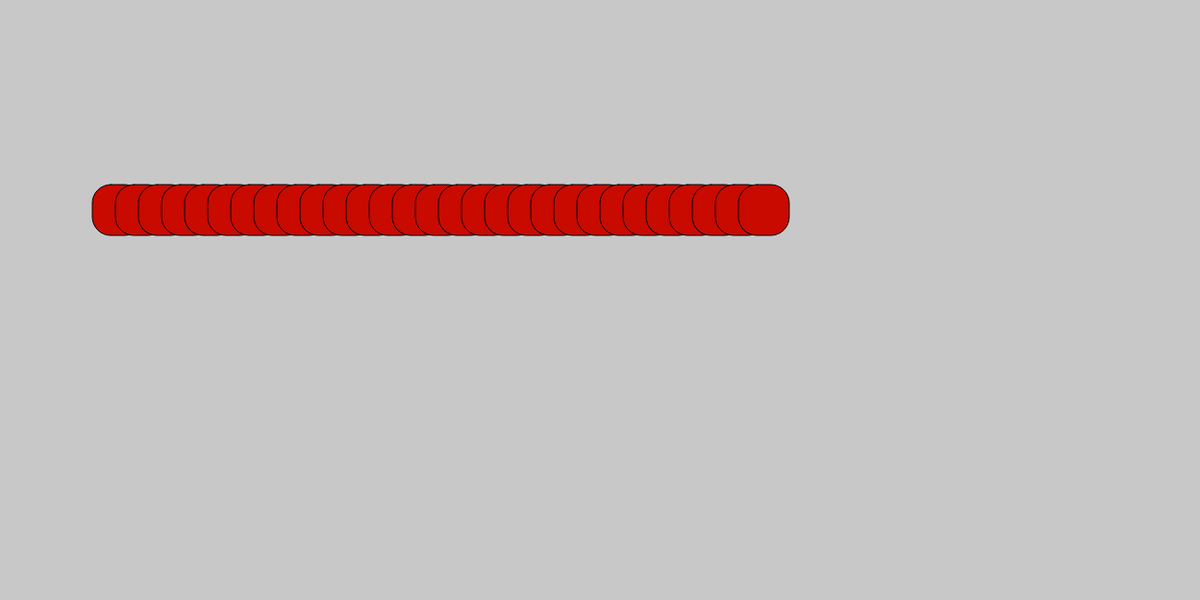
Frame 1 (no input)
Frame 60 (no input): identical to frame 1, image omitted
Frame 120 (the mouse pressed at the canvas centre since frame 60): identical to frame 1, image omitted

The p5.js sketch that drew this single still picture (run headless with seeded random() and noise() and a simulated clock; from frame 60 on, the mouse is pressed at the canvas centre):

// p5.js sketch
// ── sketch.js
function setup() {
  let distance=100
  // put setup code here
  createCanvas(1300,650)
  background(200)
  fill(200,10,0);
for (let i = 1; i<30; i++) {
  rect(distance, 200, 55, 55, 20,);
  distance=distance+25
  }
}

function draw() {

  //drawGrid();
	//fill(0);
  //rect(60, 60, 100, 100);

  // put drawing code here
}
//function drawGrid() {
	//stroke(200);
	//fill(120);
	//for (var x=-width; x < width; x+=40) {
		//line(x, -height, x, height);
		//text(x, x+1, 12);
	//}
	//for (var y=-height; y < height; y+=40) {
		//line(-width, y, width, y);
		//text(y, 1, y+12);
	//}
//}
